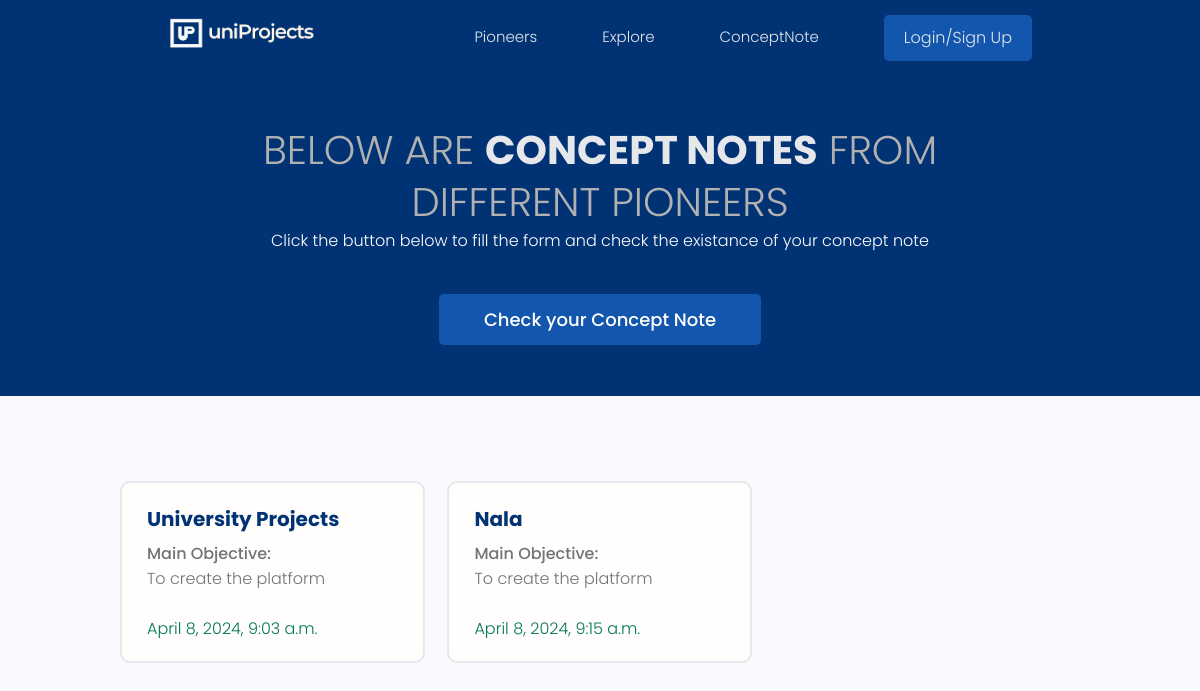
The app's page /cnote/view-cnote, older data.
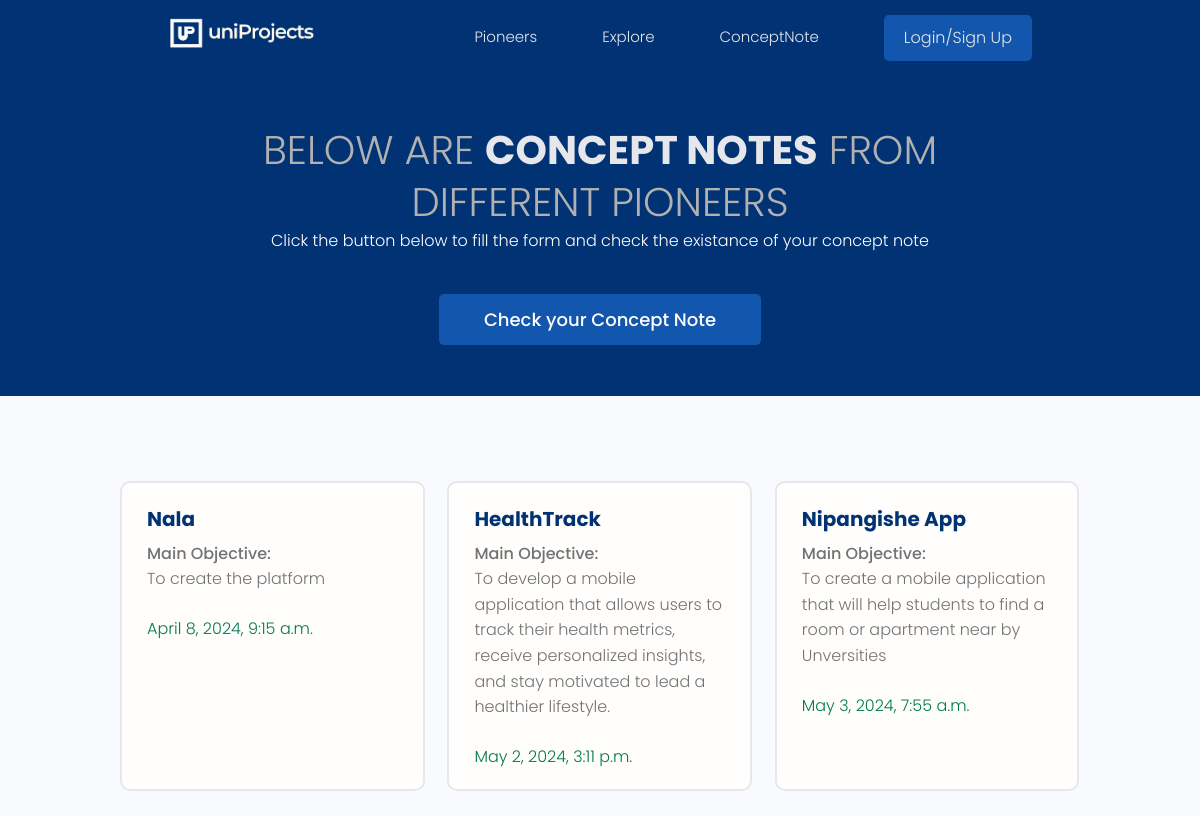
The same page, newer data.
### cnote/models.py (models this page shows, shortened)
class ConceptNote(models.Model):
    title = models.CharField(max_length = 200)
    problem_statement = models.TextField(null = True, blank = True)
    main_object = models.CharField(max_length = 200,null = True, blank = True)
    description = models.TextField(null = True, blank = True)
    created = models.DateTimeField(auto_now_add = True)

### cnote/views.py (the view)
# urls.py: path('view-cnote', views.view_cnote, name='view-cnote')
def view_cnote(request):
    objects = ConceptNote.objects.all()
    context = {'objects':objects}
    return render(request, 'cnote/view-cnote.html', context)

### cnote/templates/cnote/view-cnote.html (shortened to what this page needs)
{% extends 'main.html' %}
{% block content %}
  <main class="home">
    <section class="hero-section text-center">
      <div class="container container--narrow">
        <div class="hero-section__box">
          <h2 style="color: rgb(177, 177, 177);">BELOW ARE <span>CONCEPT NOTES</span> FROM DIFFERENT PIONEERS</h2>
          <p style="color: white;">Click the button below to fill the form and check the existance of your concept note</p>
        </div>
        <div class="hero-section__search">
          <a href="{% url 'create-cnote' %}">
            <input class="btn btn--sub btn--lg" type="submit" value="Check your Concept Note" style="background-color: #1356ad" />
          </a>
      </div>
      </div>
    </section>
    <section class="devlist">
      <div class="container">
        <div class="grid grid--three">
            {% for obj in objects %}
            <div class="column card">
                <div class="dev">
                  <a href="" class="card__body">
                    <div class="dev__profile">
                      <div class="dev__meta">
                        <h3>{{ obj.title }}</h3>
                        <h5 style="padding-top: 6px;"><strong>Main Objective:</strong></h5>
                        <p> {{ obj.main_object}}</p>
                        <br>
                        <p style="color: rgb(0, 121, 80);">{{ obj.created }}</p>
                      </div>
                    </div>
                  </a>
                </div>
            </div>
            {% endfor %}
        </div>
      </div>
    </section>
  </main>
{% endblock %}

Row changes from the older to the newer data that the page shows:
removed ConceptNote: title "University Projects", main_object "To create the platform", created "April 8, 2024, 9:03 a.m."
added ConceptNote: title "HealthTrack", main_object "To develop a mobile application that allows users to track their health metrics, receive personalized insights, and stay motivated to lead a healthier lifestyle.", created "May 2, 2024, 3:11 p.m."
added ConceptNote: title "Nipangishe App", main_object "To create a mobile application that will help students to find a room or apartment near by Unversities", created "May 3, 2024, 7:55 a.m."
